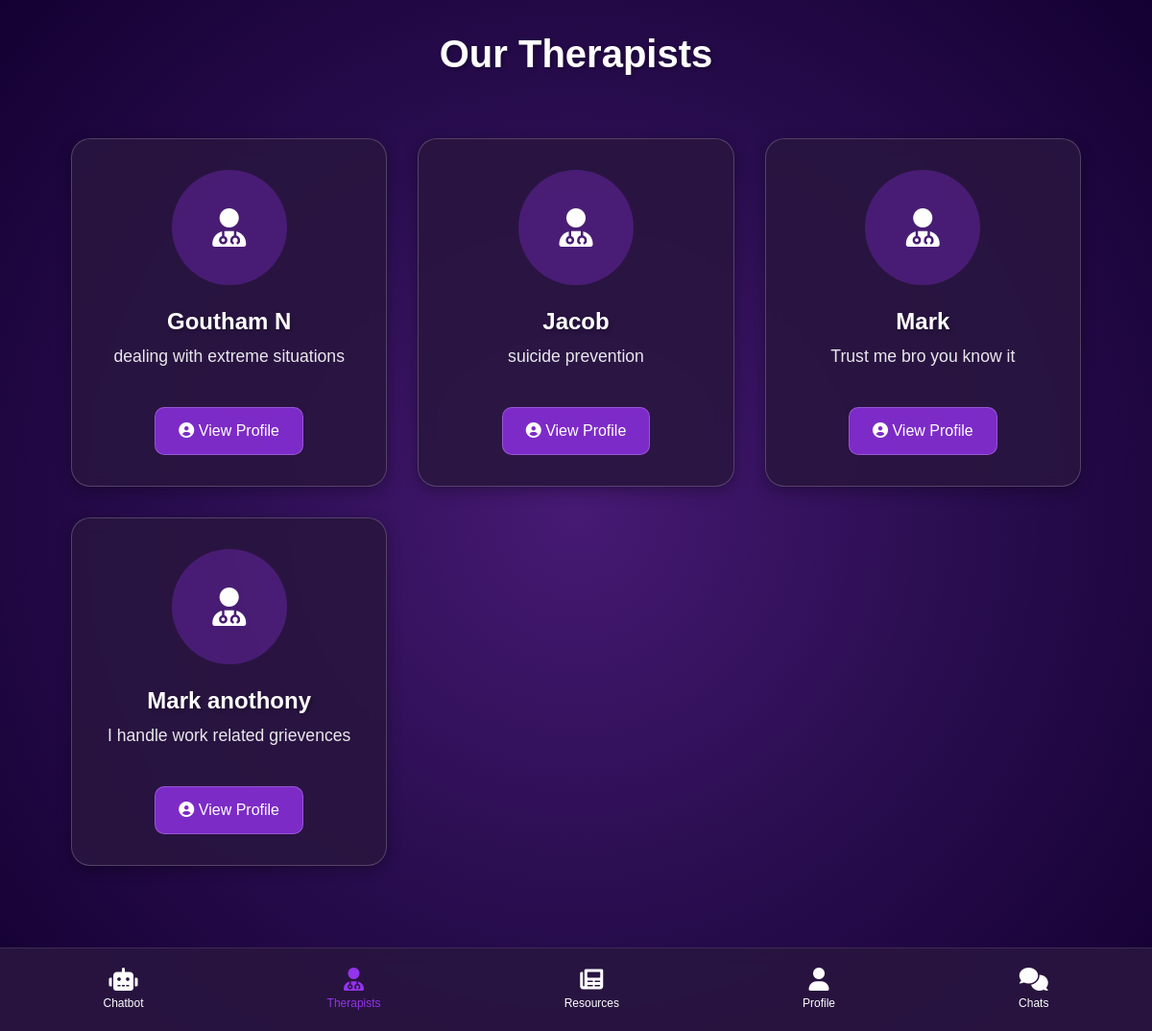
Page /auth/therapists/ (signed in) on the committed database.
### user_management/models.py (models this page shows)
class Therapist(models.Model):
    user = models.OneToOneField(CustomUser, on_delete=models.CASCADE)
    name = models.CharField(max_length=255)
    years_of_experience = models.PositiveIntegerField()
    expertise = models.TextField()
    license_certificate = models.FileField(upload_to='certificates/')

### user_management/views.py (the view)
# urls.py: path('therapists/', therapist_list, name='therapist_list'),
@login_required
def therapist_list(request):
    therapists = Therapist.objects.all()
    return render(request, 'user_management/therapist_list.html', {'therapists': therapists})

### user_management/templates/user_management/therapist_list.html (shortened to what this page needs)
{% extends 'user_management/base_with_nav.html' %}
{% block content %}
<div class="container">
    <h1 class="page-title">Our Therapists</h1>
    <div class="therapist-grid">
        {% for therapist in therapists %}
        <div class="therapist-card">
            <div class="therapist-avatar">
                <i class="fas fa-user-md"></i>
            </div>
            <h2 class="therapist-name">{{ therapist.name }}</h2>
            <div class="therapist-specialty">{{ therapist.expertise }}</div>
            <a href="{% url 'therapist_detail' therapist.id %}" class="view-profile-btn">
                <i class="fas fa-user-circle mr-2"></i> View Profile
            </a>
        </div>
        {% endfor %}
    </div>
</div>
{% endblock %}

### user_management/templates/user_management/therapist_list.html (style rules this page uses)
.therapist-grid { display: grid; grid-template-columns: repeat(auto-fill, minmax(300px, 1fr)); gap: 2rem; padding: 2rem; margin-bottom: 5rem; }
.therapist-card { background: rgba(42, 22, 64, 0.9); backdrop-filter: blur(10px); border-radius: 20px; border: 1px solid rgba(255, 255, 255, 0.2); padding: 2rem; transition: all 0.3s ease; display: flex; flex-direction: column; align-items: center; text-align: center; box-shadow: 0 4px 15px rgba(0, 0, 0, 0.3); }
.therapist-avatar { width: 120px; height: 120px; border-radius: 50%; background: rgba(147, 51, 234, 0.3); margin-bottom: 1.5rem; display: flex; align-items: center; justify-content: center; font-size: 2.5rem; color: #ffffff; }
.therapist-name { color: #ffffff !important; font-size: 1.5rem; font-weight: 600; margin-bottom: 0.5rem; text-shadow: 2px 2px 4px rgba(0, 0, 0, 0.3); }
.therapist-specialty { color: #ffffff !important; font-size: 1.1rem; margin-bottom: 1rem; font-weight: 500; opacity: 0.9; }
.view-profile-btn { background: rgba(147, 51, 234, 0.8); color: #ffffff !important; padding: 0.75rem 1.5rem; border-radius: 10px; text-decoration: none; transition: all 0.3s ease; border: 1px solid rgba(255, 255, 255, 0.2); font-weight: 500; }
.page-title { text-align: center; color: #ffffff !important; font-size: 2.5rem; margin: 2rem 0; font-weight: 600; text-shadow: 2px 2px 4px rgba(0, 0, 0, 0.3); }

### user_management/templates/user_management/base_with_nav.html (style rules this page uses)
body { background: radial-gradient( circle, rgba(50, 0, 100, 0.9) 0%, rgba(30, 0, 70, 0.95) 50%, rgba(20, 0, 50, 1) 100% ); color: #fff; font-family: 'Poppins', sans-serif; min-height: 100vh; margin: 0; padding-bottom: 60px; position: relative; }

### rows in the picture
Therapist: name "Goutham N", expertise "dealing with extreme situations"
Therapist: name "Jacob", expertise "suicide prevention"
Therapist: name "Mark", expertise "Trust me bro you know it"
Therapist: name "Mark anothony", expertise "I handle work related grievences"
